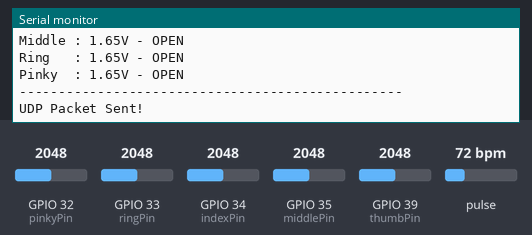
Bench run of a sketch on a simulated ESP32. On the bench: the last lines printed to the serial monitor. Inputs (shaded band) come from the test bench; at power-on: pulse 72 bpm, GPIO 32 (pinkyPin) = 2048, GPIO 33 (ringPin) = 2048, GPIO 34 (indexPin) = 2048, GPIO 35 (middlePin) = 2048, GPIO 39 (thumbPin) = 2048. WiFi joins after 1.5 s; servers stay silent unless stated.

Above: at 2.7 s.
2.8 s: pulse set to 42 bpm
At 4.0 s:
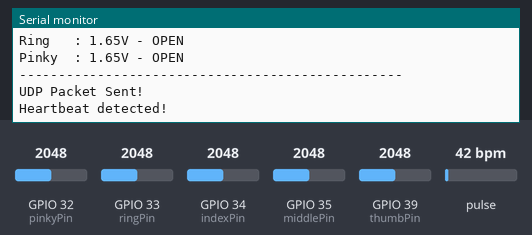
4.3 s: GPIO 32 (pinkyPin) set to 2866
At 5.1 s:
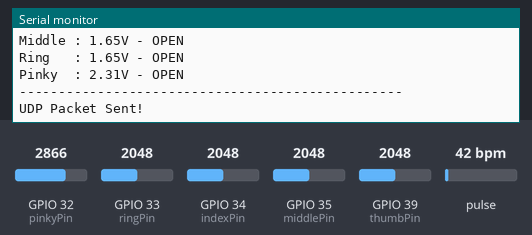
5.8 s: GPIO 33 (ringPin) set to 2866
7.3 s: GPIO 34 (indexPin) set to 2866
At 8.23 s:
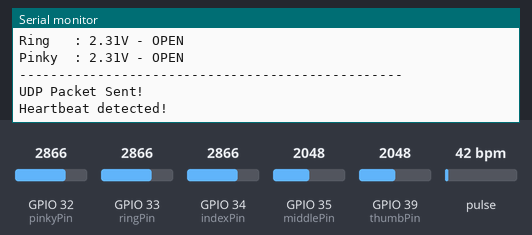
8.8 s: GPIO 35 (middlePin) set to 2866
At 9.2 s:
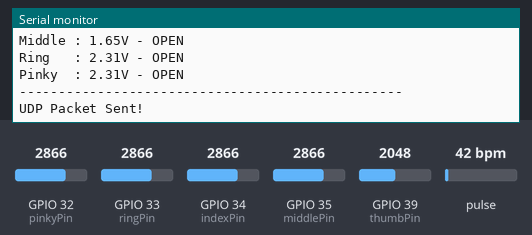
10.3 s: GPIO 39 (thumbPin) set to 2866
At 11.22 s:
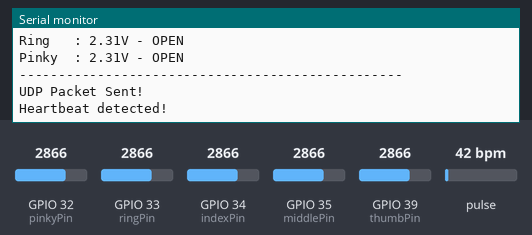
Timing chart, 0 to 12.8 s (numbered marks = the images above; inputs shaded):
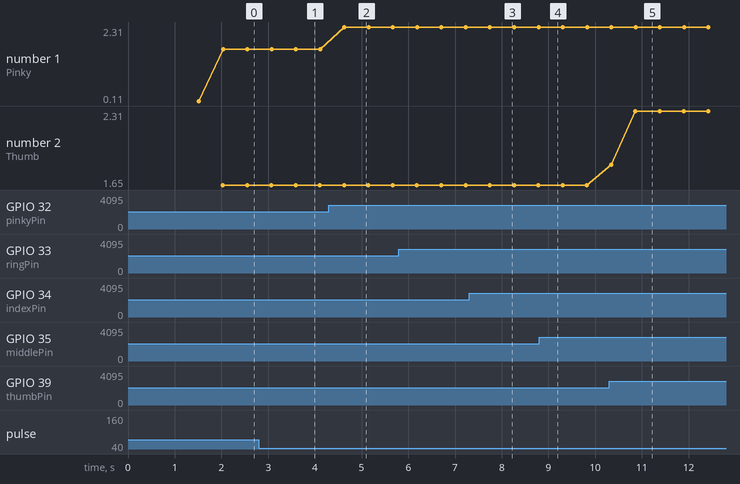

Measured:
- after the input at 4.3 s, the serial monitor: prints a new line after 0.33 s (image 2)
- after the input at 7.3 s, the serial monitor: prints a new line after 0.44 s (image 3)
- after the input at 10.3 s, the serial monitor: prints a new line at once (image 5)
- plotted number 1: 1.65 → 2.31 after the input at 4.3 s

The sketch:

final_code_flux_bpm_jp.ino
```cpp
#include <WiFi.h>
#include <WiFiUdp.h>
#include <Wire.h>
#include "MAX30100_PulseOximeter.h"

// WiFi credentials
const char* ssid = "vims";
const char* password = "1234567890";

// UDP configuration
WiFiUDP udp;
const char* udpAddress = "192.168.137.39"; // Change to your receiver IP
const int udpPort = 4321;

// Flex sensor pins (ADC1)
const int thumbPin = 39;
const int indexPin = 34;
const int middlePin = 35;
const int ringPin = 33;
const int pinkyPin = 32;

#define SAMPLE_COUNT 15
#define REPORT_INTERVAL_MS 500

int thumbValues[SAMPLE_COUNT] = {0};
int indexValues[SAMPLE_COUNT] = {0};
int middleValues[SAMPLE_COUNT] = {0};
int ringValues[SAMPLE_COUNT] = {0};
int pinkyValues[SAMPLE_COUNT] = {0};
int bufferIndex = 0;

PulseOximeter pox;
uint32_t tsLastReport = 0;

float calculateAverage(int values[]);
void onBeatDetected() {
  Serial.println("Heartbeat detected!");
}

void setup() {
  Serial.begin(115200);
  WiFi.setTxPower(WIFI_POWER_MINUS_1dBm);

  Serial.print("Connecting to WiFi...");
  WiFi.begin(ssid, password);
  while (WiFi.status() != WL_CONNECTED) {
    delay(500);
    Serial.print(".");
  }

  Serial.println("\nConnected to WiFi!");
  Serial.print("ESP32 IP Address: ");
  Serial.println(WiFi.localIP());

  udp.begin(udpPort);
  Serial.println("UDP started");

  if (!pox.begin()) {
    Serial.println("MAX30100 NOT DETECTED! Check wiring.");
    while (1);
  }

  Serial.println("MAX30100 detected!");
  pox.setOnBeatDetectedCallback(onBeatDetected);
  pox.setIRLedCurrent(MAX30100_LED_CURR_27_1MA);
}

void loop() {
  // Read flex sensors
  thumbValues[bufferIndex] = analogReadMilliVolts(thumbPin);
  indexValues[bufferIndex] = analogReadMilliVolts(indexPin);
  middleValues[bufferIndex] = analogReadMilliVolts(middlePin);
  ringValues[bufferIndex] = analogReadMilliVolts(ringPin);
  pinkyValues[bufferIndex] = analogReadMilliVolts(pinkyPin);

  bufferIndex = (bufferIndex + 1) % SAMPLE_COUNT;

  // Update heart rate sensor
  pox.update();

  if (millis() - tsLastReport > REPORT_INTERVAL_MS) {
    float thumbAvg = calculateAverage(thumbValues) / 1000.0;
    float indexAvg = calculateAverage(indexValues) / 1000.0;
    float middleAvg = calculateAverage(middleValues) / 1000.0;
    float ringAvg = calculateAverage(ringValues) / 1000.0;
    float pinkyAvg = calculateAverage(pinkyValues) / 1000.0;

    float heartRate = pox.getHeartRate();
    if (heartRate < 40 || heartRate > 180) {
      heartRate = 0;
    }

    // Determine finger status
    const char* thumbStatus  = (thumbAvg  < 0.83) ? "CLOSED" : "OPEN";
    const char* indexStatus  = (indexAvg  < 0.94) ? "CLOSED" : "OPEN";
    const char* middleStatus = (middleAvg < 0.22) ? "CLOSED" : "OPEN";
    const char* ringStatus   = (ringAvg   < 0.45) ? "CLOSED" : "OPEN";
    const char* pinkyStatus  = (pinkyAvg  > 0.00) ? "OPEN"   : "UNKNOWN";

    // Print to Serial
    Serial.printf("\n💓 Heart Rate: %.1f bpm\n", heartRate);
    Serial.printf("Thumb  : %.2fV - %s\n", thumbAvg, thumbStatus);
    Serial.printf("Index  : %.2fV - %s\n", indexAvg, indexStatus);
    Serial.printf("Middle : %.2fV - %s\n", middleAvg, middleStatus);
    Serial.printf("Ring   : %.2fV - %s\n", ringAvg, ringStatus);
    Serial.printf("Pinky  : %.2fV - %s\n", pinkyAvg, pinkyStatus);
    Serial.println("-------------------------------------------------");

    // Format UDP packet
    char packet[300];
    snprintf(packet, sizeof(packet),
      "Thumb  : %.2fV - %s\n"
      "Index  : %.2fV - %s\n"
      "Middle : %.2fV - %s\n"
      "Ring   : %.2fV - %s\n"
      "Pinky  : %.2fV - %s\n"
      "Heart Rate : %.1f bpm\n"
      "-------------------------------------------------\n",
      thumbAvg, thumbStatus,
      indexAvg, indexStatus,
      middleAvg, middleStatus,
      ringAvg, ringStatus,
      pinkyAvg, pinkyStatus,
      heartRate
    );

    // Send UDP packet
    udp.beginPacket(udpAddress, udpPort);
    udp.write((const uint8_t*)packet, strlen(packet));
    udp.endPacket();
    Serial.println("UDP Packet Sent!");

    tsLastReport = millis();
  }

  delay(10);
}

float calculateAverage(int values[]) {
  float sum = 0;
  for (int i = 0; i < SAMPLE_COUNT; i++) {
    sum += values[i];
  }
  return sum / SAMPLE_COUNT;
}
```
